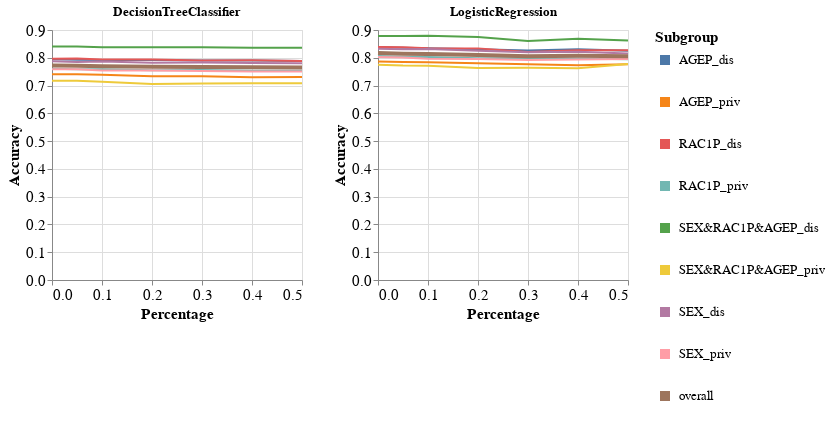

Notebook source saved alongside this figure:
### Code cell
visualizer.create_subgroups_grid_pct_lines_per_model_plot(subgroup_metric='Accuracy',
                                                          target_preprocessing_technique=PREPROCESSING_TECHNIQUES[0],
                                                          model_names=MODEL_NAMES)

### Figure 1 — Vega-Lite specification as saved in the notebook (floating-point values rounded to 4 significant figures)
{"config": {"view": {"continuousWidth": 400, "continuousHeight": 300}, "axis": {"labelFontSize": 15, "titleFontSize": 15}, "legend": {"labelFontSize": 13, "symbolStrokeWidth": 10, "titleFontSize": 15}}, "vconcat": [{"hconcat": [{"mark": "line", "encoding": {"color": {"field": "Subgroup", "type": "nominal"}, "strokeWidth": {"condition": {"value": 4, "test": "datum.Subgroup == 'overall'"}, "value": 2}, "x": {"field": "Percentage", "type": "quantitative"}, "y": {"field": "Metric_Value", "title": "Accuracy", "type": "quantitative"}}, "height": 250, "title": "DecisionTreeClassifier", "width": 250}, {"data": {"name": "data-9b940c675b6a58df803828ea2529e1ec"}, "mark": "line", "encoding": {"color": {"field": "Subgroup", "type": "nominal"}, "strokeWidth": {"condition": {"value": 4, "test": "datum.Subgroup == 'overall'"}, "value": 2}, "x": {"field": "Percentage", "type": "quantitative"}, "y": {"field": "Metric_Value", "title": "Accuracy", "type": "quantitative"}}, "height": 250, "title": "LogisticRegression", "width": 250}]}], "data": {"name": "data-9fae44942aa389872d49a2e421a93455"}, "$schema": "https://vega.github.io/schema/vega-lite/v4.17.0.json", "datasets": {"data-9fae44942aa389872d49a2e421a93455": [{"Model_Name": "DecisionTreeClassifier", "Test_Set_Index": 0.0, "Metric": "Accuracy", "Subgroup": "AGEP_dis", "Num_Estimators": 10.0, "Metric_Value": 0.7945, "Percentage": 0.0}, {"Model_Name": "DecisionTreeClassifier", "Test_Set_Index": 0.0, "Metric": "Accuracy", "Subgroup": "AGEP_priv", "Num_Estimators": 10.0, "Metric_Value": 0.7405, "Percentage": 0.0}, {"Model_Name": "DecisionTreeClassifier", "Test_Set_Index": 0.0, "Metric": "Accuracy", "Subgroup": "RAC1P_dis", "Num_Estimators": 10.0, "Metric_Value": 0.7968, "Percentage": 0.0}, {"Model_Name": "DecisionTreeClassifier", "Test_Set_Index": 0.0, "Metric": "Accuracy", "Subgroup": "RAC1P_priv", "Num_Estimators": 10.0, "Metric_Value": 0.7606, "Percentage": 0.0}, {"Model_Name": "DecisionTreeClassifier", "Test_Set_Index": 0.0, "Metric": "Accuracy", "Subgroup": "SEX&RAC1P&AGEP_dis", "Num_Estimators": 10.0, "Metric_Value": 0.8403, "Percentage": 0.0}, {"Model_Name": "DecisionTreeClassifier", "Test_Set_Index": 0.0, "Metric": "Accuracy", "Subgroup": "SEX&RAC1P&AGEP_priv", "Num_Estimators": 10.0, "Metric_Value": 0.7169, "Percentage": 0.0}, {"Model_Name": "DecisionTreeClassifier", "Test_Set_Index": 0.0, "Metric": "Accuracy", "Subgroup": "SEX_dis", "Num_Estimators": 10.0, "Metric_Value": 0.7873, "Percentage": 0.0}, {"Model_Name": "DecisionTreeClassifier", "Test_Set_Index": 0.0, "Metric": "Accuracy", "Subgroup": "SEX_priv", "Num_Estimators": 10.0, "Metric_Value": 0.7584, "Percentage": 0.0}, {"Model_Name": "DecisionTreeClassifier", "Test_Set_Index": 0.0, "Metric": "Accuracy", "Subgroup": "overall", "Num_Estimators": 10.0, "Metric_Value": 0.7722, "Percentage": 0.0}, {"Model_Name": "DecisionTreeClassifier", "Test_Set_Index": 1.0, "Metric": "Accuracy", "Subgroup": "AGEP_dis", "Num_Estimators": 10.0, "Metric_Value": 0.7926, "Percentage": 0.05}, {"Model_Name": "DecisionTreeClassifier", "Test_Set_Index": 1.0, "Metric": "Accuracy", "Subgroup": "AGEP_priv", "Num_Estimators": 10.0, "Metric_Value": 0.741, "Percentage": 0.05}, {"Model_Name": "DecisionTreeClassifier", "Test_Set_Index": 1.0, "Metric": "Accuracy", "Subgroup": "RAC1P_dis", "Num_Estimators": 10.0, "Metric_Value": 0.7974, "Percentage": 0.05}, {"Model_Name": "DecisionTreeClassifier", "Test_Set_Index": 1.0, "Metric": "Accuracy", "Subgroup": "RAC1P_priv", "Num_Estimators": 10.0, "Metric_Value": 0.759, "Percentage": 0.05}, {"Model_Name": "DecisionTreeClassifier", "Test_Set_Index": 1.0, "Metric": "Accuracy", "Subgroup": "SEX&RAC1P&AGEP_dis", "Num_Estimators": 10.0, "Metric_Value": 0.8403, "Percentage": 0.05}, {"Model_Name": "DecisionTreeClassifier", "Test_Set_Index": 1.0, "Metric": "Accuracy", "Subgroup": "SEX&RAC1P&AGEP_priv", "Num_Estimators": 10.0, "Metric_Value": 0.7175, "Percentage": 0.05}, {"Model_Name": "DecisionTreeClassifier", "Test_Set_Index": 1.0, "Metric": "Accuracy", "Subgroup": "SEX_dis", "Num_Estimators": 10.0, "Metric_Value": 0.7848, "Percentage": 0.05}, {"Model_Name": "DecisionTreeClassifier", "Test_Set_Index": 1.0, "Metric": "Accuracy", "Subgroup": "SEX_priv", "Num_Estimators": 10.0, "Metric_Value": 0.7589, "Percentage": 0.05}, {"Model_Name": "DecisionTreeClassifier", "Test_Set_Index": 1.0, "Metric": "Accuracy", "Subgroup": "overall", "Num_Estimators": 10.0, "Metric_Value": 0.7713, "Percentage": 0.05}, {"Model_Name": "DecisionTreeClassifier", "Test_Set_Index": 2.0, "Metric": "Accuracy", "Subgroup": "AGEP_dis", "Num_Estimators": 10.0, "Metric_Value": 0.7918, "Percentage": 0.1}, {"Model_Name": "DecisionTreeClassifier", "Test_Set_Index": 2.0, "Metric": "Accuracy", "Subgroup": "AGEP_priv", "Num_Estimators": 10.0, "Metric_Value": 0.7386, "Percentage": 0.1}, {"Model_Name": "DecisionTreeClassifier", "Test_Set_Index": 2.0, "Metric": "Accuracy", "Subgroup": "RAC1P_dis", "Num_Estimators": 10.0, "Metric_Value": 0.794, "Percentage": 0.1}, {"Model_Name": "DecisionTreeClassifier", "Test_Set_Index": 2.0, "Metric": "Accuracy", "Subgroup": "RAC1P_priv", "Num_Estimators": 10.0, "Metric_Value": 0.7585, "Percentage": 0.1}, {"Model_Name": "DecisionTreeClassifier", "Test_Set_Index": 2.0, "Metric": "Accuracy", "Subgroup": "SEX&RAC1P&AGEP_dis", "Num_Estimators": 10.0, "Metric_Value": 0.8382, "Percentage": 0.1}, {"Model_Name": "DecisionTreeClassifier", "Test_Set_Index": 2.0, "Metric": "Accuracy", "Subgroup": "SEX&RAC1P&AGEP_priv", "Num_Estimators": 10.0, "Metric_Value": 0.7141, "Percentage": 0.1}, {"Model_Name": "DecisionTreeClassifier", "Test_Set_Index": 2.0, "Metric": "Accuracy", "Subgroup": "SEX_dis", "Num_Estimators": 10.0, "Metric_Value": 0.7867, "Percentage": 0.1}, {"Model_Name": "DecisionTreeClassifier", "Test_Set_Index": 2.0, "Metric": "Accuracy", "Subgroup": "SEX_priv", "Num_Estimators": 10.0, "Metric_Value": 0.7544, "Percentage": 0.1}, {"Model_Name": "DecisionTreeClassifier", "Test_Set_Index": 2.0, "Metric": "Accuracy", "Subgroup": "overall", "Num_Estimators": 10.0, "Metric_Value": 0.7698, "Percentage": 0.1}, {"Model_Name": "DecisionTreeClassifier", "Test_Set_Index": 3.0, "Metric": "Accuracy", "Subgroup": "AGEP_dis", "Num_Estimators": 10.0, "Metric_Value": 0.7918, "Percentage": 0.2}, {"Model_Name": "DecisionTreeClassifier", "Test_Set_Index": 3.0, "Metric": "Accuracy", "Subgroup": "AGEP_priv", "Num_Estimators": 10.0, "Metric_Value": 0.7331, "Percentage": 0.2}, {"Model_Name": "DecisionTreeClassifier", "Test_Set_Index": 3.0, "Metric": "Accuracy", "Subgroup": "RAC1P_dis", "Num_Estimators": 10.0, "Metric_Value": 0.794, "Percentage": 0.2}, {"Model_Name": "DecisionTreeClassifier", "Test_Set_Index": 3.0, "Metric": "Accuracy", "Subgroup": "RAC1P_priv", "Num_Estimators": 10.0, "Metric_Value": 0.7551, "Percentage": 0.2}, {"Model_Name": "DecisionTreeClassifier", "Test_Set_Index": 3.0, "Metric": "Accuracy", "Subgroup": "SEX&RAC1P&AGEP_dis", "Num_Estimators": 10.0, "Metric_Value": 0.8382, "Percentage": 0.2}, {"Model_Name": "DecisionTreeClassifier", "Test_Set_Index": 3.0, "Metric": "Accuracy", "Subgroup": "SEX&RAC1P&AGEP_priv", "Num_Estimators": 10.0, "Metric_Value": 0.7058, "Percentage": 0.2}, {"Model_Name": "DecisionTreeClassifier", "Test_Set_Index": 3.0, "Metric": "Accuracy", "Subgroup": "SEX_dis", "Num_Estimators": 10.0, "Metric_Value": 0.7825, "Percentage": 0.2}, {"Model_Name": "DecisionTreeClassifier", "Test_Set_Index": 3.0, "Metric": "Accuracy", "Subgroup": "SEX_priv", "Num_Estimators": 10.0, "Metric_Value": 0.7539, "Percentage": 0.2}, {"Model_Name": "DecisionTreeClassifier", "Test_Set_Index": 3.0, "Metric": "Accuracy", "Subgroup": "overall", "Num_Estimators": 10.0, "Metric_Value": 0.7676, "Percentage": 0.2}, {"Model_Name": "DecisionTreeClassifier", "Test_Set_Index": 4.0, "Metric": "Accuracy", "Subgroup": "AGEP_dis", "Num_Estimators": 10.0, "Metric_Value": 0.7905, "Percentage": 0.3}, {"Model_Name": "DecisionTreeClassifier", "Test_Set_Index": 4.0, "Metric": "Accuracy", "Subgroup": "AGEP_priv", "Num_Estimators": 10.0, "Metric_Value": 0.7336, "Percentage": 0.3}, {"Model_Name": "DecisionTreeClassifier", "Test_Set_Index": 4.0, "Metric": "Accuracy", "Subgroup": "RAC1P_dis", "Num_Estimators": 10.0, "Metric_Value": 0.7903, "Percentage": 0.3}, {"Model_Name": "DecisionTreeClassifier", "Test_Set_Index": 4.0, "Metric": "Accuracy", "Subgroup": "RAC1P_priv", "Num_Estimators": 10.0, "Metric_Value": 0.756, "Percentage": 0.3}, {"Model_Name": "DecisionTreeClassifier", "Test_Set_Index": 4.0, "Metric": "Accuracy", "Subgroup": "SEX&RAC1P&AGEP_dis", "Num_Estimators": 10.0, "Metric_Value": 0.8382, "Percentage": 0.3}, {"Model_Name": "DecisionTreeClassifier", "Test_Set_Index": 4.0, "Metric": "Accuracy", "Subgroup": "SEX&RAC1P&AGEP_priv", "Num_Estimators": 10.0, "Metric_Value": 0.7072, "Percentage": 0.3}, {"Model_Name": "DecisionTreeClassifier", "Test_Set_Index": 4.0, "Metric": "Accuracy", "Subgroup": "SEX_dis", "Num_Estimators": 10.0, "Metric_Value": 0.783, "Percentage": 0.3}, {"Model_Name": "DecisionTreeClassifier", "Test_Set_Index": 4.0, "Metric": "Accuracy", "Subgroup": "SEX_priv", "Num_Estimators": 10.0, "Metric_Value": 0.7524, "Percentage": 0.3}, {"Model_Name": "DecisionTreeClassifier", "Test_Set_Index": 4.0, "Metric": "Accuracy", "Subgroup": "overall", "Num_Estimators": 10.0, "Metric_Value": 0.767, "Percentage": 0.3}, {"Model_Name": "DecisionTreeClassifier", "Test_Set_Index": 5.0, "Metric": "Accuracy", "Subgroup": "AGEP_dis", "Num_Estimators": 10.0, "Metric_Value": 0.7906, "Percentage": 0.4}, {"Model_Name": "DecisionTreeClassifier", "Test_Set_Index": 5.0, "Metric": "Accuracy", "Subgroup": "AGEP_priv", "Num_Estimators": 10.0, "Metric_Value": 0.7298, "Percentage": 0.4}, {"Model_Name": "DecisionTreeClassifier", "Test_Set_Index": 5.0, "Metric": "Accuracy", "Subgroup": "RAC1P_dis", "Num_Estimators": 10.0, "Metric_Value": 0.7909, "Percentage": 0.4}, {"Model_Name": "DecisionTreeClassifier", "Test_Set_Index": 5.0, "Metric": "Accuracy", "Subgroup": "RAC1P_priv", "Num_Estimators": 10.0, "Metric_Value": 0.7535, "Percentage": 0.4}, {"Model_Name": "DecisionTreeClassifier", "Test_Set_Index": 5.0, "Metric": "Accuracy", "Subgroup": "SEX&RAC1P&AGEP_dis", "Num_Estimators": 10.0, "Metric_Value": 0.8361, "Percentage": 0.4}, {"Model_Name": "DecisionTreeClassifier", "Test_Set_Index": 5.0, "Metric": "Accuracy", "Subgroup": "SEX&RAC1P&AGEP_priv", "Num_Estimators": 10.0, "Metric_Value": 0.7079, "Percentage": 0.4}, {"Model_Name": "DecisionTreeClassifier", "Test_Set_Index": 5.0, "Metric": "Accuracy", "Subgroup": "SEX_dis", "Num_Estimators": 10.0, "Metric_Value": 0.7815, "Percentage": 0.4}, {"Model_Name": "DecisionTreeClassifier", "Test_Set_Index": 5.0, "Metric": "Accuracy", "Subgroup": "SEX_priv", "Num_Estimators": 10.0, "Metric_Value": 0.7508, "Percentage": 0.4}, {"Model_Name": "DecisionTreeClassifier", "Test_Set_Index": 5.0, "Metric": "Accuracy", "Subgroup": "overall", "Num_Estimators": 10.0, "Metric_Value": 0.7655, "Percentage": 0.4}, {"Model_Name": "DecisionTreeClassifier", "Test_Set_Index": 6.0, "Metric": "Accuracy", "Subgroup": "AGEP_dis", "Num_Estimators": 10.0, "Metric_Value": 0.7885, "Percentage": 0.5}, {"Model_Name": "DecisionTreeClassifier", "Test_Set_Index": 6.0, "Metric": "Accuracy", "Subgroup": "AGEP_priv", "Num_Estimators": 10.0, "Metric_Value": 0.731, "Percentage": 0.5}, {"Model_Name": "DecisionTreeClassifier", "Test_Set_Index": 6.0, "Metric": "Accuracy", "Subgroup": "RAC1P_dis", "Num_Estimators": 10.0, "Metric_Value": 0.7888, "Percentage": 0.5}, {"Model_Name": "DecisionTreeClassifier", "Test_Set_Index": 6.0, "Metric": "Accuracy", "Subgroup": "RAC1P_priv", "Num_Estimators": 10.0, "Metric_Value": 0.7534, "Percentage": 0.5}, {"Model_Name": "DecisionTreeClassifier", "Test_Set_Index": 6.0, "Metric": "Accuracy", "Subgroup": "SEX&RAC1P&AGEP_dis", "Num_Estimators": 10.0, "Metric_Value": 0.8361, "Percentage": 0.5}, {"Model_Name": "DecisionTreeClassifier", "Test_Set_Index": 6.0, "Metric": "Accuracy", "Subgroup": "SEX&RAC1P&AGEP_priv", "Num_Estimators": 10.0, "Metric_Value": 0.7086, "Percentage": 0.5}, {"Model_Name": "DecisionTreeClassifier", "Test_Set_Index": 6.0, "Metric": "Accuracy", "Subgroup": "SEX_dis", "Num_Estimators": 10.0, "Metric_Value": 0.7799, "Percentage": 0.5}, {"Model_Name": "DecisionTreeClassifier", "Test_Set_Index": 6.0, "Metric": "Accuracy", "Subgroup": "SEX_priv", "Num_Estimators": 10.0, "Metric_Value": 0.7508, "Percentage": 0.5}, {"Model_Name": "DecisionTreeClassifier", "Test_Set_Index": 6.0, "Metric": "Accuracy", "Subgroup": "overall", "Num_Estimators": 10.0, "Metric_Value": 0.7647, "Percentage": 0.5}], "data-9b940c675b6a58df803828ea2529e1ec": [{"Model_Name": "LogisticRegression", "Test_Set_Index": 0.0, "Metric": "Accuracy", "Subgroup": "AGEP_dis", "Num_Estimators": 10.0, "Metric_Value": 0.8386, "Percentage": 0.0}, {"Model_Name": "LogisticRegression", "Test_Set_Index": 0.0, "Metric": "Accuracy", "Subgroup": "AGEP_priv", "Num_Estimators": 10.0, "Metric_Value": 0.7864, "Percentage": 0.0}, {"Model_Name": "LogisticRegression", "Test_Set_Index": 0.0, "Metric": "Accuracy", "Subgroup": "RAC1P_dis", "Num_Estimators": 10.0, "Metric_Value": 0.8391, "Percentage": 0.0}, {"Model_Name": "LogisticRegression", "Test_Set_Index": 0.0, "Metric": "Accuracy", "Subgroup": "RAC1P_priv", "Num_Estimators": 10.0, "Metric_Value": 0.8067, "Percentage": 0.0}, {"Model_Name": "LogisticRegression", "Test_Set_Index": 0.0, "Metric": "Accuracy", "Subgroup": "SEX&RAC1P&AGEP_dis", "Num_Estimators": 10.0, "Metric_Value": 0.8782, "Percentage": 0.0}, {"Model_Name": "LogisticRegression", "Test_Set_Index": 0.0, "Metric": "Accuracy", "Subgroup": "SEX&RAC1P&AGEP_priv", "Num_Estimators": 10.0, "Metric_Value": 0.7749, "Percentage": 0.0}, {"Model_Name": "LogisticRegression", "Test_Set_Index": 0.0, "Metric": "Accuracy", "Subgroup": "SEX_dis", "Num_Estimators": 10.0, "Metric_Value": 0.8322, "Percentage": 0.0}, {"Model_Name": "LogisticRegression", "Test_Set_Index": 0.0, "Metric": "Accuracy", "Subgroup": "SEX_priv", "Num_Estimators": 10.0, "Metric_Value": 0.8032, "Percentage": 0.0}, {"Model_Name": "LogisticRegression", "Test_Set_Index": 0.0, "Metric": "Accuracy", "Subgroup": "overall", "Num_Estimators": 10.0, "Metric_Value": 0.8171, "Percentage": 0.0}, {"Model_Name": "LogisticRegression", "Test_Set_Index": 1.0, "Metric": "Accuracy", "Subgroup": "AGEP_dis", "Num_Estimators": 10.0, "Metric_Value": 0.8363, "Percentage": 0.05}, {"Model_Name": "LogisticRegression", "Test_Set_Index": 1.0, "Metric": "Accuracy", "Subgroup": "AGEP_priv", "Num_Estimators": 10.0, "Metric_Value": 0.7845, "Percentage": 0.05}, {"Model_Name": "LogisticRegression", "Test_Set_Index": 1.0, "Metric": "Accuracy", "Subgroup": "RAC1P_dis", "Num_Estimators": 10.0, "Metric_Value": 0.8378, "Percentage": 0.05}, {"Model_Name": "LogisticRegression", "Test_Set_Index": 1.0, "Metric": "Accuracy", "Subgroup": "RAC1P_priv", "Num_Estimators": 10.0, "Metric_Value": 0.8041, "Percentage": 0.05}, {"Model_Name": "LogisticRegression", "Test_Set_Index": 1.0, "Metric": "Accuracy", "Subgroup": "SEX&RAC1P&AGEP_dis", "Num_Estimators": 10.0, "Metric_Value": 0.8782, "Percentage": 0.05}, {"Model_Name": "LogisticRegression", "Test_Set_Index": 1.0, "Metric": "Accuracy", "Subgroup": "SEX&RAC1P&AGEP_priv", "Num_Estimators": 10.0, "Metric_Value": 0.7721, "Percentage": 0.05}, {"Model_Name": "LogisticRegression", "Test_Set_Index": 1.0, "Metric": "Accuracy", "Subgroup": "SEX_dis", "Num_Estimators": 10.0, "Metric_Value": 0.8304, "Percentage": 0.05}, {"Model_Name": "LogisticRegression", "Test_Set_Index": 1.0, "Metric": "Accuracy", "Subgroup": "SEX_priv", "Num_Estimators": 10.0, "Metric_Value": 0.8007, "Percentage": 0.05}, {"Model_Name": "LogisticRegression", "Test_Set_Index": 1.0, "Metric": "Accuracy", "Subgroup": "overall", "Num_Estimators": 10.0, "Metric_Value": 0.8149, "Percentage": 0.05}, {"Model_Name": "LogisticRegression", "Test_Set_Index": 2.0, "Metric": "Accuracy", "Subgroup": "AGEP_dis", "Num_Estimators": 10.0, "Metric_Value": 0.8341, "Percentage": 0.1}, {"Model_Name": "LogisticRegression", "Test_Set_Index": 2.0, "Metric": "Accuracy", "Subgroup": "AGEP_priv", "Num_Estimators": 10.0, "Metric_Value": 0.7835, "Percentage": 0.1}, {"Model_Name": "LogisticRegression", "Test_Set_Index": 2.0, "Metric": "Accuracy", "Subgroup": "RAC1P_dis", "Num_Estimators": 10.0, "Metric_Value": 0.8345, "Percentage": 0.1}, {"Model_Name": "LogisticRegression", "Test_Set_Index": 2.0, "Metric": "Accuracy", "Subgroup": "RAC1P_priv", "Num_Estimators": 10.0, "Metric_Value": 0.8032, "Percentage": 0.1}, {"Model_Name": "LogisticRegression", "Test_Set_Index": 2.0, "Metric": "Accuracy", "Subgroup": "SEX&RAC1P&AGEP_dis", "Num_Estimators": 10.0, "Metric_Value": 0.8792, "Percentage": 0.1}, {"Model_Name": "LogisticRegression", "Test_Set_Index": 2.0, "Metric": "Accuracy", "Subgroup": "SEX&RAC1P&AGEP_priv", "Num_Estimators": 10.0, "Metric_Value": 0.7714, "Percentage": 0.1}, {"Model_Name": "LogisticRegression", "Test_Set_Index": 2.0, "Metric": "Accuracy", "Subgroup": "SEX_dis", "Num_Estimators": 10.0, "Metric_Value": 0.8312, "Percentage": 0.1}, {"Model_Name": "LogisticRegression", "Test_Set_Index": 2.0, "Metric": "Accuracy", "Subgroup": "SEX_priv", "Num_Estimators": 10.0, "Metric_Value": 0.7968, "Percentage": 0.1}, {"Model_Name": "LogisticRegression", "Test_Set_Index": 2.0, "Metric": "Accuracy", "Subgroup": "overall", "Num_Estimators": 10.0, "Metric_Value": 0.8132, "Percentage": 0.1}, {"Model_Name": "LogisticRegression", "Test_Set_Index": 3.0, "Metric": "Accuracy", "Subgroup": "AGEP_dis", "Num_Estimators": 10.0, "Metric_Value": 0.8304, "Percentage": 0.2}, {"Model_Name": "LogisticRegression", "Test_Set_Index": 3.0, "Metric": "Accuracy", "Subgroup": "AGEP_priv", "Num_Estimators": 10.0, "Metric_Value": 0.78, "Percentage": 0.2}, {"Model_Name": "LogisticRegression", "Test_Set_Index": 3.0, "Metric": "Accuracy", "Subgroup": "RAC1P_dis", "Num_Estimators": 10.0, "Metric_Value": 0.8338, "Percentage": 0.2}, {"Model_Name": "LogisticRegression", "Test_Set_Index": 3.0, "Metric": "Accuracy", "Subgroup": "RAC1P_priv", "Num_Estimators": 10.0, "Metric_Value": 0.7982, "Percentage": 0.2}, {"Model_Name": "LogisticRegression", "Test_Set_Index": 3.0, "Metric": "Accuracy", "Subgroup": "SEX&RAC1P&AGEP_dis", "Num_Estimators": 10.0, "Metric_Value": 0.875, "Percentage": 0.2}, {"Model_Name": "LogisticRegression", "Test_Set_Index": 3.0, "Metric": "Accuracy", "Subgroup": "SEX&RAC1P&AGEP_priv", "Num_Estimators": 10.0, "Metric_Value": 0.7631, "Percentage": 0.2}, {"Model_Name": "LogisticRegression", "Test_Set_Index": 3.0, "Metric": "Accuracy", "Subgroup": "SEX_dis", "Num_Estimators": 10.0, "Metric_Value": 0.8251, "Percentage": 0.2}, {"Model_Name": "LogisticRegression", "Test_Set_Index": 3.0, "Metric": "Accuracy", "Subgroup": "SEX_priv", "Num_Estimators": 10.0, "Metric_Value": 0.7954, "Percentage": 0.2}, {"Model_Name": "LogisticRegression", "Test_Set_Index": 3.0, "Metric": "Accuracy", "Subgroup": "overall", "Num_Estimators": 10.0, "Metric_Value": 0.8096, "Percentage": 0.2}, {"Model_Name": "LogisticRegression", "Test_Set_Index": 4.0, "Metric": "Accuracy", "Subgroup": "AGEP_dis", "Num_Estimators": 10.0, "Metric_Value": 0.8261, "Percentage": 0.3}, {"Model_Name": "LogisticRegression", "Test_Set_Index": 4.0, "Metric": "Accuracy", "Subgroup": "AGEP_priv", "Num_Estimators": 10.0, "Metric_Value": 0.7764, "Percentage": 0.3}, {"Model_Name": "LogisticRegression", "Test_Set_Index": 4.0, "Metric": "Accuracy", "Subgroup": "RAC1P_dis", "Num_Estimators": 10.0, "Metric_Value": 0.821, "Percentage": 0.3}, {"Model_Name": "LogisticRegression", "Test_Set_Index": 4.0, "Metric": "Accuracy", "Subgroup": "RAC1P_priv", "Num_Estimators": 10.0, "Metric_Value": 0.7983, "Percentage": 0.3}, {"Model_Name": "LogisticRegression", "Test_Set_Index": 4.0, "Metric": "Accuracy", "Subgroup": "SEX&RAC1P&AGEP_dis", "Num_Estimators": 10.0, "Metric_Value": 0.8603, "Percentage": 0.3}, {"Model_Name": "LogisticRegression", "Test_Set_Index": 4.0, "Metric": "Accuracy", "Subgroup": "SEX&RAC1P&AGEP_priv", "Num_Estimators": 10.0, "Metric_Value": 0.7638, "Percentage": 0.3}, {"Model_Name": "LogisticRegression", "Test_Set_Index": 4.0, "Metric": "Accuracy", "Subgroup": "SEX_dis", "Num_Estimators": 10.0, "Metric_Value": 0.8201, "Percentage": 0.3}, {"Model_Name": "LogisticRegression", "Test_Set_Index": 4.0, "Metric": "Accuracy", "Subgroup": "SEX_priv", "Num_Estimators": 10.0, "Metric_Value": 0.7922, "Percentage": 0.3}, {"Model_Name": "LogisticRegression", "Test_Set_Index": 4.0, "Metric": "Accuracy", "Subgroup": "overall", "Num_Estimators": 10.0, "Metric_Value": 0.8056, "Percentage": 0.3}, {"Model_Name": "LogisticRegression", "Test_Set_Index": 5.0, "Metric": "Accuracy", "Subgroup": "AGEP_dis", "Num_Estimators": 10.0, "Metric_Value": 0.8309, "Percentage": 0.4}, {"Model_Name": "LogisticRegression", "Test_Set_Index": 5.0, "Metric": "Accuracy", "Subgroup": "AGEP_priv", "Num_Estimators": 10.0, "Metric_Value": 0.7731, "Percentage": 0.4}, {"Model_Name": "LogisticRegression", "Test_Set_Index": 5.0, "Metric": "Accuracy", "Subgroup": "RAC1P_dis", "Num_Estimators": 10.0, "Metric_Value": 0.8274, "Percentage": 0.4}, {"Model_Name": "LogisticRegression", "Test_Set_Index": 5.0, "Metric": "Accuracy", "Subgroup": "RAC1P_priv", "Num_Estimators": 10.0, "Metric_Value": 0.7975, "Percentage": 0.4}, {"Model_Name": "LogisticRegression", "Test_Set_Index": 5.0, "Metric": "Accuracy", "Subgroup": "SEX&RAC1P&AGEP_dis", "Num_Estimators": 10.0, "Metric_Value": 0.8687, "Percentage": 0.4}, {"Model_Name": "LogisticRegression", "Test_Set_Index": 5.0, "Metric": "Accuracy", "Subgroup": "SEX&RAC1P&AGEP_priv", "Num_Estimators": 10.0, "Metric_Value": 0.7624, "Percentage": 0.4}, {"Model_Name": "LogisticRegression", "Test_Set_Index": 5.0, "Metric": "Accuracy", "Subgroup": "SEX_dis", "Num_Estimators": 10.0, "Metric_Value": 0.8214, "Percentage": 0.4}, {"Model_Name": "LogisticRegression", "Test_Set_Index": 5.0, "Metric": "Accuracy", "Subgroup": "SEX_priv", "Num_Estimators": 10.0, "Metric_Value": 0.7939, "Percentage": 0.4}, {"Model_Name": "LogisticRegression", "Test_Set_Index": 5.0, "Metric": "Accuracy", "Subgroup": "overall", "Num_Estimators": 10.0, "Metric_Value": 0.8071, "Percentage": 0.4}, {"Model_Name": "LogisticRegression", "Test_Set_Index": 6.0, "Metric": "Accuracy", "Subgroup": "AGEP_dis", "Num_Estimators": 10.0, "Metric_Value": 0.8254, "Percentage": 0.5}, {"Model_Name": "LogisticRegression", "Test_Set_Index": 6.0, "Metric": "Accuracy", "Subgroup": "AGEP_priv", "Num_Estimators": 10.0, "Metric_Value": 0.7769, "Percentage": 0.5}, {"Model_Name": "LogisticRegression", "Test_Set_Index": 6.0, "Metric": "Accuracy", "Subgroup": "RAC1P_dis", "Num_Estimators": 10.0, "Metric_Value": 0.8274, "Percentage": 0.5}, {"Model_Name": "LogisticRegression", "Test_Set_Index": 6.0, "Metric": "Accuracy", "Subgroup": "RAC1P_priv", "Num_Estimators": 10.0, "Metric_Value": 0.795, "Percentage": 0.5}, {"Model_Name": "LogisticRegression", "Test_Set_Index": 6.0, "Metric": "Accuracy", "Subgroup": "SEX&RAC1P&AGEP_dis", "Num_Estimators": 10.0, "Metric_Value": 0.8624, "Percentage": 0.5}, {"Model_Name": "LogisticRegression", "Test_Set_Index": 6.0, "Metric": "Accuracy", "Subgroup": "SEX&RAC1P&AGEP_priv", "Num_Estimators": 10.0, "Metric_Value": 0.7776, "Percentage": 0.5}, {"Model_Name": "LogisticRegression", "Test_Set_Index": 6.0, "Metric": "Accuracy", "Subgroup": "SEX_dis", "Num_Estimators": 10.0, "Metric_Value": 0.8158, "Percentage": 0.5}, {"Model_Name": "LogisticRegression", "Test_Set_Index": 6.0, "Metric": "Accuracy", "Subgroup": "SEX_priv", "Num_Estimators": 10.0, "Metric_Value": 0.7958, "Percentage": 0.5}, {"Model_Name": "LogisticRegression", "Test_Set_Index": 6.0, "Metric": "Accuracy", "Subgroup": "overall", "Num_Estimators": 10.0, "Metric_Value": 0.8054, "Percentage": 0.5}]}}
